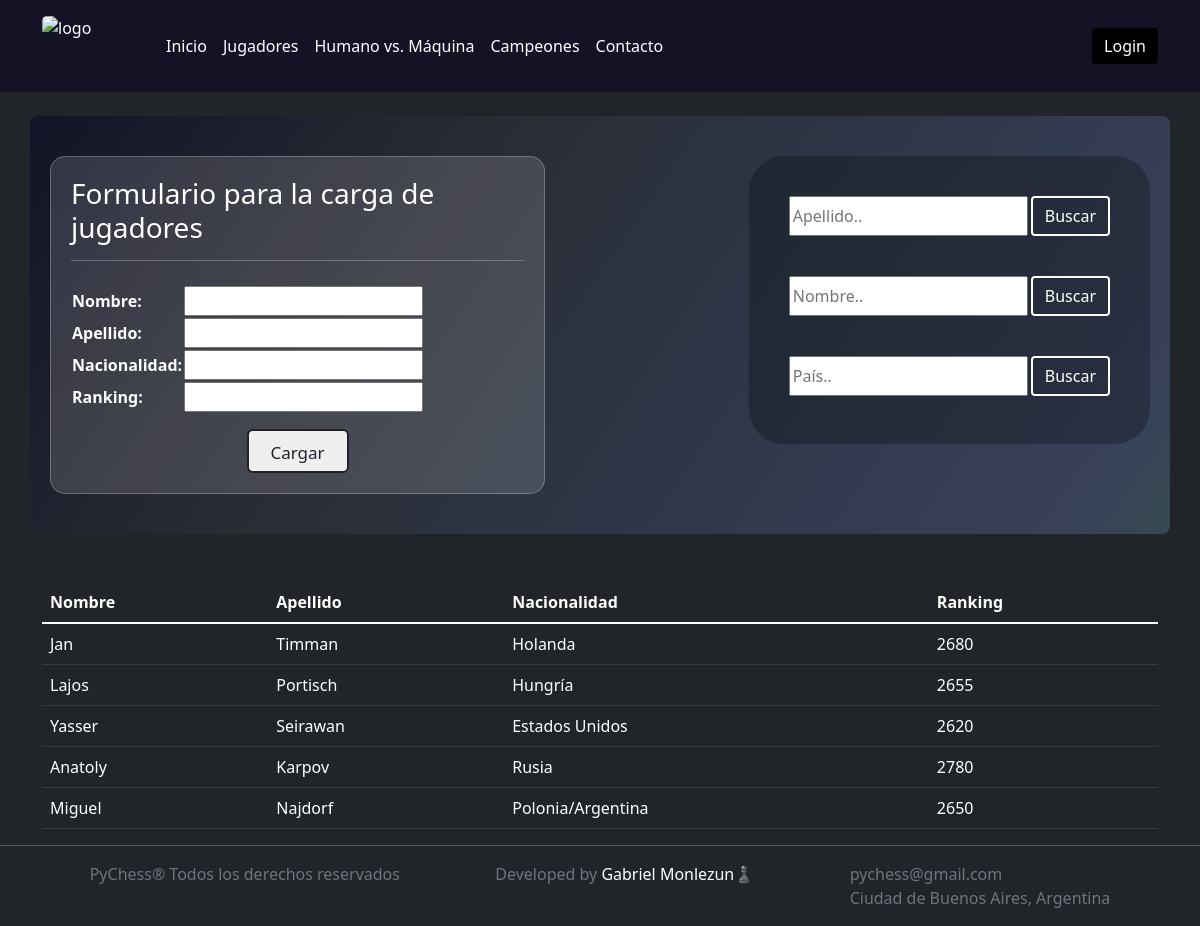
/Personas/persona, run on an earlier commit of the app's database.
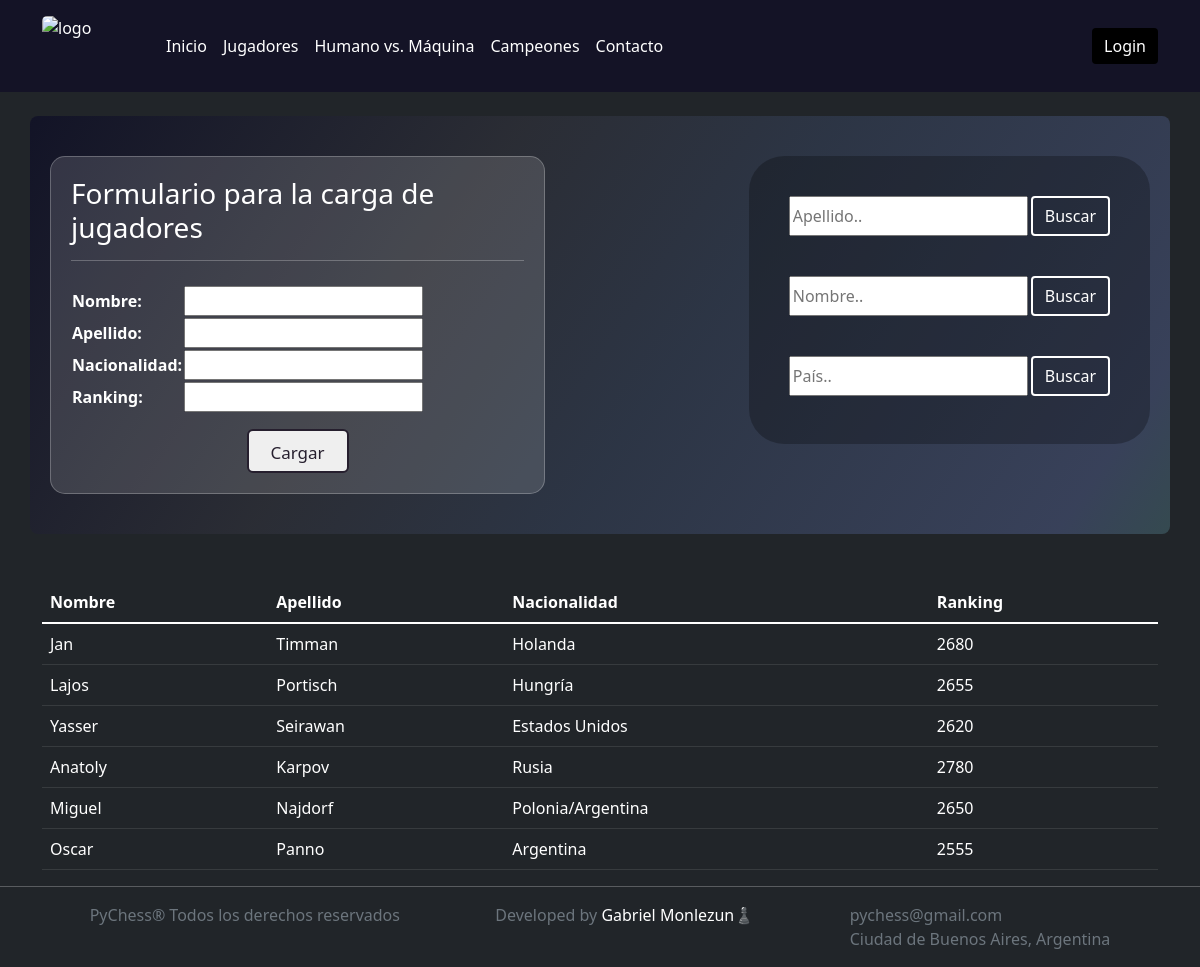
And on a later commit of the database.
### Personas/models.py (models this page shows, shortened)
class Persona(models.Model):
    nombre=models.CharField(max_length=255)
    apellido=models.CharField(max_length=255)
    nacionalidad=models.CharField(max_length=255)
    ranking=models.IntegerField()

### Personas/views.py (the view)
# urls.py: path('persona', persona, name="Persona"),
def persona(request):
    jugadores = Persona.objects.all()
    if request.method == 'POST':
        formularioPersona = PersonaFormulario(request.POST)
        print(formularioPersona)
        if formularioPersona.is_valid():
            informacion = formularioPersona.cleaned_data
            persona = Persona(nombre=informacion['nombre'], apellido=informacion['apellido'], nacionalidad=informacion['nacionalidad'], ranking=informacion['ranking'])
            persona.save()
            return render(request, "Personas/persona.html", {"jugadores":jugadores}) #agregar un gracias por cargar
    else:
        formularioPersona = PersonaFormulario()
    return render(request, "Personas/persona.html", {"formularioPersona":formularioPersona, "jugadores":jugadores})

### Personas/forms.py
class PersonaFormulario(forms.Form):
    nombre=forms.CharField()
    apellido=forms.CharField()
    nacionalidad=forms.CharField()
    ranking=forms.IntegerField()

### Personas/templates/Personas/persona.html (shortened to what this page needs)
{% extends "Personas/padre.html" %}
{% load static %}
{% block contenidoQueCambia %}
    <div class="container mt-4 d-flex flex-row justify-content-between  align-items-start buscaYcarga">
        <div class="d-flex flex-column align-items-center justify-content-center formCargaJugadores">
            <form action="" method="post" class="">{% csrf_token %}
                <h3 class="mb-1">Formulario para la carga de jugadores</h3>
                <hr class="mb-4">
                    <table class="">
                        <div class="">
                            {{ formularioPersona.as_table }}
                        </div>
                    </table>
                    <div class="col-12 d-flex justify-content-center">
                        <button type="submit" class="mt-3 btnCargar">Cargar</button>
                    </div>
            </form>
        </div>
        <div class="d-flex flex-column formBuscaJugadores p-4">
            <form action="/Personas/buscar" method="GET" class="d-flex flex-row-reverse p-3 mb-2 cuadroBusqueda">
                <div class="d-flex flex-row">
                    <input type="text" name="apellido" id="buscaApellido" class="" placeholder="Apellido..">
                    <button type="submit" class="btn btn-outline-primary btnBuscar">Buscar</button>
                </div>
            </form>
            <form action="/Personas/buscaNombre" method="GET" class="d-flex flex-row-reverse p-3 mb-2 cuadroBusquedaNombre">
                <div class="d-flex flex-row">
                    <input type="text" name="nombre" id="buscaNombre" class="" placeholder="Nombre..">
                    <button type="submit" class="btn btn-outline-primary btnBuscar">Buscar</button>
                </div>
            </form>
            <form action="/Personas/buscaPais" method="GET" class="d-flex flex-row-reverse p-3 mb-2 cuadroBusquedaPais">
                <div class="d-flex flex-row">
                    <input type="text" name="nacionalidad" id="buscaPais" class="" placeholder="País..">
                    <button type="submit" class="btn btn-outline-primary btnBuscar">Buscar</button>
                </div>
            </form>
        </div>
    </div>
    <div class="container mt-5">
        <table class="table table-dark table-hover">
            <thead>
                <th>
                    Nombre
                </th>
                <th>
                    Apellido
                </th>
                <th>
                    Nacionalidad
                </th>
                <th>
                    Ranking
                </th>
            </thead>
            <tbody>
                {% for jugador in jugadores %}
                    <tr>
                        <td>
                            {{jugador.nombre}}
                        </td>
                        <td>
                            {{jugador.apellido}}
                        </td>
                        <td>
                            {{jugador.nacionalidad}}
                        </td>
                        <td>
                            {{jugador.ranking}}
                        </td>
                    </tr>
                 {% endfor %}
            </tbody>
        </table>
    </div>
{% endblock %}

What changed in the data, as far as the page shows it:
added Persona: nombre "Oscar", apellido "Panno", nacionalidad "Argentina", ranking "2555"
